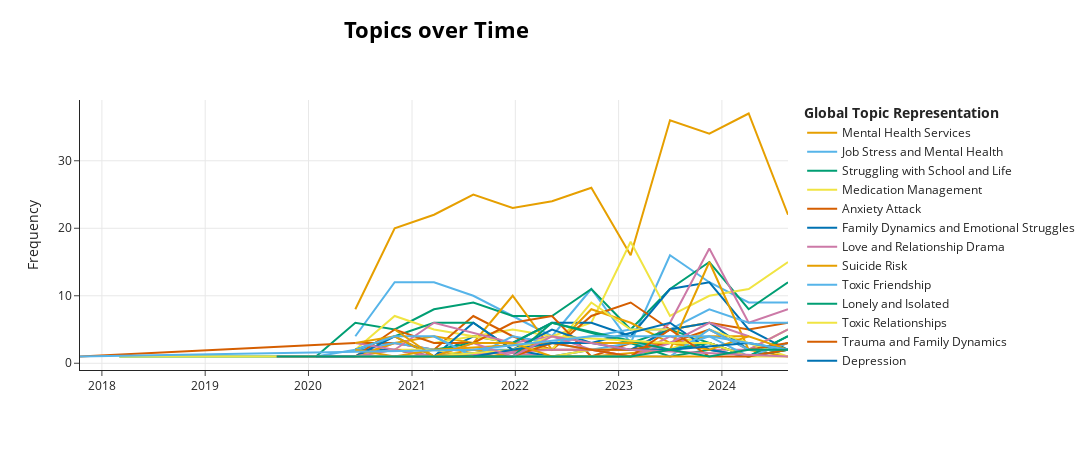

The notebook cell saved with this chart:
### Code cell
model.visualize_topics_over_time(topics_over_time,custom_labels=True)

### Figure 1 — Plotly figure (JSON) as saved in the notebook; plotly's stock layout.template omitted (floating-point values rounded to 4 significant figures)
{"data": [{"hoverinfo": "text", "hovertext": ["<b>Topic 0</b><br>Words: me, in, have, at, so", "<b>Topic 0</b><br>Words: me, in, have, so, at", "<b>Topic 0</b><br>Words: me, in, have, so, at", "<b>Topic 0</b><br>Words: me, in, have, at, so", "<b>Topic 0</b><br>Words: me, have, in, so, at", "<b>Topic 0</b><br>Words: me, in, have, at, so", "<b>Topic 0</b><br>Words: me, in, can, so, have", "<b>Topic 0</b><br>Words: me, have, in, so, can", "<b>Topic 0</b><br>Words: me, in, have, can, so", "<b>Topic 0</b><br>Words: me, in, have, can, so", "<b>Topic 0</b><br>Words: in, me, have, can, so", "<b>Topic 0</b><br>Words: me, have, in, so, at"], "marker": {"color": "#E69F00"}, "mode": "lines", "name": "Mental Health Services", "type": "scatter", "x": ["2020-06-14T15:00:00", "2020-10-31T15:00:00", "2021-03-19T15:00:00", "2021-08-05T15:00:00", "2021-12-22T15:00:00", "2022-05-10T15:00:00", "2022-09-26T15:00:00", "2023-02-12T15:00:00", "2023-07-01T15:00:00", "2023-11-17T15:00:00", "2024-04-04T15:00:00", "2024-08-21T15:00:00"], "y": [8, 20, 22, 25, 23, 24, 26, 16, 36, 34, 37, 22]}, {"hoverinfo": "text", "hovertext": ["<b>Topic 1</b><br>Words: me, in, have, so, up", "<b>Topic 1</b><br>Words: have, me, in, so, can", "<b>Topic 1</b><br>Words: have, in, me, at, so", "<b>Topic 1</b><br>Words: me, have, in, at, can", "<b>Topic 1</b><br>Words: have, me, in, so, out", "<b>Topic 1</b><br>Words: can, so, have, like, me", "<b>Topic 1</b><br>Words: have, me, in, so, job", "<b>Topic 1</b><br>Words: at, have, so, me, in", "<b>Topic 1</b><br>Words: me, in, have, so, at", "<b>Topic 1</b><br>Words: me, can, have, so, in", "<b>Topic 1</b><br>Words: in, have, me, at, so", "<b>Topic 1</b><br>Words: have, in, can, me, so"], "marker": {"color": "#56B4E9"}, "mode": "lines", "name": "Job Stress and Mental Health", "type": "scatter", "x": ["2020-06-14T15:00:00", "2020-10-31T15:00:00", "2021-03-19T15:00:00", "2021-08-05T15:00:00", "2021-12-22T15:00:00", "2022-05-10T15:00:00", "2022-09-26T15:00:00", "2023-02-12T15:00:00", "2023-07-01T15:00:00", "2023-11-17T15:00:00", "2024-04-04T15:00:00", "2024-08-21T15:00:00"], "y": [4, 12, 12, 10, 7, 4, 11, 3, 16, 12, 9, 9]}, {"hoverinfo": "text", "hovertext": ["<b>Topic 2</b><br>Words: in, have, at, can, out", "<b>Topic 2</b><br>Words: have, in, me, can, out", "<b>Topic 2</b><br>Words: have, in, me, so, at", "<b>Topic 2</b><br>Words: have, in, me, like, so", "<b>Topic 2</b><br>Words: in, me, have, so, can", "<b>Topic 2</b><br>Words: me, in, have, so, at", "<b>Topic 2</b><br>Words: have, in, me, like, so", "<b>Topic 2</b><br>Words: in, me, have, out, up", "<b>Topic 2</b><br>Words: in, have, can, me, so", "<b>Topic 2</b><br>Words: me, in, so, like, have", "<b>Topic 2</b><br>Words: in, so, me, have, at", "<b>Topic 2</b><br>Words: in, have, me, so, at", "<b>Topic 2</b><br>Words: have, so, in, me, can", "<b>Topic 2</b><br>Words: in, me, have, can, like"], "marker": {"color": "#009E73"}, "mode": "lines", "name": "Struggling with School and Life", "type": "scatter", "x": ["2018-03-03T15:00:00", "2020-01-27T15:00:00", "2020-06-14T15:00:00", "2020-10-31T15:00:00", "2021-03-19T15:00:00", "2021-08-05T15:00:00", "2021-12-22T15:00:00", "2022-05-10T15:00:00", "2022-09-26T15:00:00", "2023-02-12T15:00:00", "2023-07-01T15:00:00", "2023-11-17T15:00:00", "2024-04-04T15:00:00", "2024-08-21T15:00:00"], "y": [1, 1, 6, 5, 8, 9, 7, 7, 11, 5, 11, 15, 8, 12]}, {"hoverinfo": "text", "hovertext": ["<b>Topic 3</b><br>Words: in, at, as, have, can", "<b>Topic 3</b><br>Words: me, so, have, in, can", "<b>Topic 3</b><br>Words: me, at, in, so, have", "<b>Topic 3</b><br>Words: in, me, have, so, can", "<b>Topic 3</b><br>Words: me, so, in, have, can", "<b>Topic 3</b><br>Words: me, in, have, so, up", "<b>Topic 3</b><br>Words: me, in, have, so, like", "<b>Topic 3</b><br>Words: me, have, in, at, so", "<b>Topic 3</b><br>Words: me, in, so, few, have", "<b>Topic 3</b><br>Words: have, me, so, can, in", "<b>Topic 3</b><br>Words: me, in, have, so, can", "<b>Topic 3</b><br>Words: have, in, me, can, so"], "marker": {"color": "#F0E442"}, "mode": "lines", "name": "Medication Management", "type": "scatter", "x": ["2020-06-14T15:00:00", "2020-10-31T15:00:00", "2021-03-19T15:00:00", "2021-08-05T15:00:00", "2021-12-22T15:00:00", "2022-05-10T15:00:00", "2022-09-26T15:00:00", "2023-02-12T15:00:00", "2023-07-01T15:00:00", "2023-11-17T15:00:00", "2024-04-04T15:00:00", "2024-08-21T15:00:00"], "y": [2, 7, 5, 4, 5, 4, 6, 18, 7, 10, 11, 15]}, {"hoverinfo": "text", "hovertext": ["<b>Topic 4</b><br>Words: so, battle, in, unbelievably, surface", "<b>Topic 4</b><br>Words: me, can, so, have, few", "<b>Topic 4</b><br>Words: in, so, at, me, being", "<b>Topic 4</b><br>Words: have, in, me, can, out", "<b>Topic 4</b><br>Words: at, in, me, have, anxiety", "<b>Topic 4</b><br>Words: in, have, at, so, panic", "<b>Topic 4</b><br>Words: me, can, relax, tick, amp", "<b>Topic 4</b><br>Words: me, so, have, like, at", "<b>Topic 4</b><br>Words: in, me, so, at, up", "<b>Topic 4</b><br>Words: me, in, at, anxious, like", "<b>Topic 4</b><br>Words: me, have, in, at, can", "<b>Topic 4</b><br>Words: me, in, have, so, panic", "<b>Topic 4</b><br>Words: can, have, me, so, like"], "marker": {"color": "#D55E00"}, "mode": "lines", "name": "Anxiety Attack", "type": "scatter", "x": ["2017-10-15T15:00:00", "2020-06-14T15:00:00", "2020-10-31T15:00:00", "2021-03-19T15:00:00", "2021-08-05T15:00:00", "2021-12-22T15:00:00", "2022-05-10T15:00:00", "2022-09-26T15:00:00", "2023-02-12T15:00:00", "2023-07-01T15:00:00", "2023-11-17T15:00:00", "2024-04-04T15:00:00", "2024-08-21T15:00:00"], "y": [1, 3, 3, 2, 7, 4, 2, 7, 9, 5, 6, 5, 6]}, {"hoverinfo": "text", "hovertext": ["<b>Topic 5</b><br>Words: me, in, so, mom, like", "<b>Topic 5</b><br>Words: me, at, in, dad, have", "<b>Topic 5</b><br>Words: he, so, like, in, would", "<b>Topic 5</b><br>Words: me, in, so, at, he", "<b>Topic 5</b><br>Words: me, can, so, in, out", "<b>Topic 5</b><br>Words: me, in, have, at, so", "<b>Topic 5</b><br>Words: me, in, have, up, so", "<b>Topic 5</b><br>Words: in, me, have, he, at", "<b>Topic 5</b><br>Words: me, in, so, have, at", "<b>Topic 5</b><br>Words: me, in, have, at, mom", "<b>Topic 5</b><br>Words: me, can, have, so, in", "<b>Topic 5</b><br>Words: have, me, like, so, master"], "marker": {"color": "#0072B2"}, "mode": "lines", "name": "Family Dynamics and Emotional Struggles", "type": "scatter", "x": ["2020-06-14T15:00:00", "2020-10-31T15:00:00", "2021-03-19T15:00:00", "2021-08-05T15:00:00", "2021-12-22T15:00:00", "2022-05-10T15:00:00", "2022-09-26T15:00:00", "2023-02-12T15:00:00", "2023-07-01T15:00:00", "2023-11-17T15:00:00", "2024-04-04T15:00:00", "2024-08-21T15:00:00"], "y": [2, 2, 1, 4, 3, 6, 6, 4, 11, 12, 5, 2]}, {"hoverinfo": "text", "hovertext": ["<b>Topic 6</b><br>Words: so, me, have, can, nala", "<b>Topic 6</b><br>Words: out, so, like, over, he", "<b>Topic 6</b><br>Words: me, have, like, so, love", "<b>Topic 6</b><br>Words: can, have, love, enough, as", "<b>Topic 6</b><br>Words: me, can, at, in, so", "<b>Topic 6</b><br>Words: like, undisciplined, can, an, feeling", "<b>Topic 6</b><br>Words: me, in, over, as, have", "<b>Topic 6</b><br>Words: in, want, relationship, feel, title", "<b>Topic 6</b><br>Words: me, have, in, relationship, love", "<b>Topic 6</b><br>Words: me, so, have, in, can", "<b>Topic 6</b><br>Words: me, have, in, so, love", "<b>Topic 6</b><br>Words: me, in, like, have, so"], "marker": {"color": "#CC79A7"}, "mode": "lines", "name": "Love and Relationship Drama", "type": "scatter", "x": ["2019-09-10T15:00:00", "2020-06-14T15:00:00", "2020-10-31T15:00:00", "2021-03-19T15:00:00", "2021-08-05T15:00:00", "2022-05-10T15:00:00", "2022-09-26T15:00:00", "2023-02-12T15:00:00", "2023-07-01T15:00:00", "2023-11-17T15:00:00", "2024-04-04T15:00:00", "2024-08-21T15:00:00"], "y": [1, 1, 3, 2, 2, 1, 1, 1, 6, 17, 6, 8]}, {"hoverinfo": "text", "hovertext": ["<b>Topic 7</b><br>Words: me, at, have, being, so", "<b>Topic 7</b><br>Words: have, so, in, up, suicidal", "<b>Topic 7</b><br>Words: me, in, have, can, at", "<b>Topic 7</b><br>Words: me, have, in, can, so", "<b>Topic 7</b><br>Words: me, in, have, can, so", "<b>Topic 7</b><br>Words: me, have, out, in, want", "<b>Topic 7</b><br>Words: me, have, in, suicide, so", "<b>Topic 7</b><br>Words: in, me, have, being, can", "<b>Topic 7</b><br>Words: me, have, can, in, suicide", "<b>Topic 7</b><br>Words: me, can, in, have, at", "<b>Topic 7</b><br>Words: have, so, me, in, suicidal"], "marker": {"color": "#E69F00"}, "mode": "lines", "name": "Suicide Risk", "type": "scatter", "x": ["2020-06-14T15:00:00", "2020-10-31T15:00:00", "2021-03-19T15:00:00", "2021-08-05T15:00:00", "2021-12-22T15:00:00", "2022-05-10T15:00:00", "2022-09-26T15:00:00", "2023-02-12T15:00:00", "2023-07-01T15:00:00", "2023-11-17T15:00:00", "2024-04-04T15:00:00"], "y": [1, 3, 4, 3, 10, 2, 8, 6, 3, 4, 4]}, {"hoverinfo": "text", "hovertext": ["<b>Topic 8</b><br>Words: me, have, out, friend, like", "<b>Topic 8</b><br>Words: me, have, out, he, in", "<b>Topic 8</b><br>Words: me, in, like, so, have", "<b>Topic 8</b><br>Words: me, have, so, friend, help", "<b>Topic 8</b><br>Words: so, positivity, who, toxic, know", "<b>Topic 8</b><br>Words: me, can, like, so, in", "<b>Topic 8</b><br>Words: me, in, so, have, friend", "<b>Topic 8</b><br>Words: me, like, have, in, out", "<b>Topic 8</b><br>Words: me, in, have, like, so", "<b>Topic 8</b><br>Words: me, he, can, beta, friend", "<b>Topic 8</b><br>Words: me, have, friend, like, so"], "marker": {"color": "#56B4E9"}, "mode": "lines", "name": "Toxic Friendship", "type": "scatter", "x": ["2020-01-27T15:00:00", "2020-06-14T15:00:00", "2020-10-31T15:00:00", "2021-03-19T15:00:00", "2021-12-22T15:00:00", "2022-05-10T15:00:00", "2023-02-12T15:00:00", "2023-07-01T15:00:00", "2023-11-17T15:00:00", "2024-04-04T15:00:00", "2024-08-21T15:00:00"], "y": [1, 2, 3, 2, 2, 3, 5, 5, 8, 6, 6]}, {"hoverinfo": "text", "hovertext": ["<b>Topic 9</b><br>Words: me, so, feel, better, as", "<b>Topic 9</b><br>Words: so, in, me, have, can", "<b>Topic 9</b><br>Words: me, have, can, in, so", "<b>Topic 9</b><br>Words: in, me, have, lonely, loneliness", "<b>Topic 9</b><br>Words: me, have, out, in, lonely", "<b>Topic 9</b><br>Words: me, have, out, can, in", "<b>Topic 9</b><br>Words: me, so, can, have, being", "<b>Topic 9</b><br>Words: me, can, have, so, out", "<b>Topic 9</b><br>Words: me, have, in, so, like", "<b>Topic 9</b><br>Words: have, in, me, so, can", "<b>Topic 9</b><br>Words: me, have, in, at, want", "<b>Topic 9</b><br>Words: me, have, in, like, at"], "marker": {"color": "#009E73"}, "mode": "lines", "name": "Lonely and Isolated", "type": "scatter", "x": ["2020-06-14T15:00:00", "2020-10-31T15:00:00", "2021-03-19T15:00:00", "2021-08-05T15:00:00", "2021-12-22T15:00:00", "2022-05-10T15:00:00", "2022-09-26T15:00:00", "2023-02-12T15:00:00", "2023-07-01T15:00:00", "2023-11-17T15:00:00", "2024-04-04T15:00:00", "2024-08-21T15:00:00"], "y": [2, 4, 6, 6, 2, 3, 3, 3, 5, 3, 1, 4]}, {"hoverinfo": "text", "hovertext": ["<b>Topic 10</b><br>Words: me, in, so, people, at", "<b>Topic 10</b><br>Words: me, in, being, think, have", "<b>Topic 10</b><br>Words: me, can, people, who, have", "<b>Topic 10</b><br>Words: me, in, so, can, feel", "<b>Topic 10</b><br>Words: me, like, so, in, do", "<b>Topic 10</b><br>Words: me, like, in, people, up", "<b>Topic 10</b><br>Words: me, so, at, like, in", "<b>Topic 10</b><br>Words: me, so, like, praise, have", "<b>Topic 10</b><br>Words: have, so, me, in, being"], "marker": {"color": "#F0E442"}, "mode": "lines", "name": "Toxic Relationships", "type": "scatter", "x": ["2021-03-19T15:00:00", "2021-08-05T15:00:00", "2022-05-10T15:00:00", "2022-09-26T15:00:00", "2023-02-12T15:00:00", "2023-07-01T15:00:00", "2023-11-17T15:00:00", "2024-04-04T15:00:00", "2024-08-21T15:00:00"], "y": [3, 4, 2, 9, 5, 5, 6, 2, 5]}, {"hoverinfo": "text", "hovertext": ["<b>Topic 11</b><br>Words: me, in, so, have, up", "<b>Topic 11</b><br>Words: me, he, have, in, like", "<b>Topic 11</b><br>Words: me, in, so, at, have", "<b>Topic 11</b><br>Words: me, so, in, have, being", "<b>Topic 11</b><br>Words: me, in, so, have, at", "<b>Topic 11</b><br>Words: me, at, have, in, so", "<b>Topic 11</b><br>Words: in, me, at, football, an", "<b>Topic 11</b><br>Words: me, have, so, in, can", "<b>Topic 11</b><br>Words: me, can, jade, in, butterfly", "<b>Topic 11</b><br>Words: me, in, like, so, becky", "<b>Topic 11</b><br>Words: soo, me, up, do, house", "<b>Topic 11</b><br>Words: me, in, can, at, he"], "marker": {"color": "#D55E00"}, "mode": "lines", "name": "Trauma and Family Dynamics", "type": "scatter", "x": ["2020-06-14T15:00:00", "2020-10-31T15:00:00", "2021-03-19T15:00:00", "2021-08-05T15:00:00", "2021-12-22T15:00:00", "2022-05-10T15:00:00", "2022-09-26T15:00:00", "2023-02-12T15:00:00", "2023-07-01T15:00:00", "2023-11-17T15:00:00", "2024-04-04T15:00:00", "2024-08-21T15:00:00"], "y": [1, 5, 3, 3, 6, 7, 1, 3, 3, 3, 1, 3]}, {"hoverinfo": "text", "hovertext": ["<b>Topic 12</b><br>Words: so, at, me, can, an", "<b>Topic 12</b><br>Words: in, have, me, out, better", "<b>Topic 12</b><br>Words: think, positive, happens, me, few", "<b>Topic 12</b><br>Words: me, have, out, feel, like", "<b>Topic 12</b><br>Words: in, up, like, down, have", "<b>Topic 12</b><br>Words: so, bullshit, can, me, better", "<b>Topic 12</b><br>Words: in, out, like, think, few", "<b>Topic 12</b><br>Words: in, so, can, me, up", "<b>Topic 12</b><br>Words: have, me, in, out, at", "<b>Topic 12</b><br>Words: have, in, up, so, can", "<b>Topic 12</b><br>Words: have, being, as, me, at", "<b>Topic 12</b><br>Words: in, can, at, have, whole"], "marker": {"color": "#0072B2"}, "mode": "lines", "name": "Depression", "type": "scatter", "x": ["2020-06-14T15:00:00", "2020-10-31T15:00:00", "2021-03-19T15:00:00", "2021-08-05T15:00:00", "2021-12-22T15:00:00", "2022-05-10T15:00:00", "2022-09-26T15:00:00", "2023-02-12T15:00:00", "2023-07-01T15:00:00", "2023-11-17T15:00:00", "2024-04-04T15:00:00", "2024-08-21T15:00:00"], "y": [1, 4, 1, 6, 2, 1, 2, 2, 5, 6, 2, 2]}, {"hoverinfo": "text", "hovertext": ["<b>Topic 13</b><br>Words: me, art, can, so, at", "<b>Topic 13</b><br>Words: have, me, can, body, like", "<b>Topic 13</b><br>Words: so, have, ugly, me, at", "<b>Topic 13</b><br>Words: me, in, like, facial, beauty", "<b>Topic 13</b><br>Words: me, in, at, look, have", "<b>Topic 13</b><br>Words: can, me, have, beautiful, like", "<b>Topic 13</b><br>Words: me, so, like, ugly, in", "<b>Topic 13</b><br>Words: me, so, in, height, body", "<b>Topic 13</b><br>Words: have, me, ugly, can, an", "<b>Topic 13</b><br>Words: me, at, have, can, like", "<b>Topic 13</b><br>Words: me, in, have, ugly, being"], "marker": {"color": "#CC79A7"}, "mode": "lines", "name": "Body Dysmorphia and Low Self-Esteem", "type": "scatter", "x": ["2020-06-14T15:00:00", "2020-10-31T15:00:00", "2021-03-19T15:00:00", "2021-12-22T15:00:00", "2022-05-10T15:00:00", "2022-09-26T15:00:00", "2023-02-12T15:00:00", "2023-07-01T15:00:00", "2023-11-17T15:00:00", "2024-04-04T15:00:00", "2024-08-21T15:00:00"], "y": [3, 2, 6, 3, 4, 2, 1, 4, 2, 2, 5]}, {"hoverinfo": "text", "hovertext": ["<b>Topic 14</b><br>Words: me, in, out, vent, like", "<b>Topic 14</b><br>Words: me, have, in, can, vent", "<b>Topic 14</b><br>Words: in, can, have, me, an", "<b>Topic 14</b><br>Words: in, me, like, can, down", "<b>Topic 14</b><br>Words: in, me, so, ldr, can", "<b>Topic 14</b><br>Words: can, so, have, in, like", "<b>Topic 14</b><br>Words: me, in, so, have, out", "<b>Topic 14</b><br>Words: can, me, have, want, out", "<b>Topic 14</b><br>Words: have, me, can, vent, in", "<b>Topic 14</b><br>Words: somebody, have, at, me, need", "<b>Topic 14</b><br>Words: do, can, me, think, vent"], "marker": {"color": "#E69F00"}, "mode": "lines", "name": "Mental Health Struggles", "type": "scatter", "x": ["2020-06-14T15:00:00", "2020-10-31T15:00:00", "2021-03-19T15:00:00", "2021-08-05T15:00:00", "2021-12-22T15:00:00", "2022-05-10T15:00:00", "2022-09-26T15:00:00", "2023-07-01T15:00:00", "2023-11-17T15:00:00", "2024-04-04T15:00:00", "2024-08-21T15:00:00"], "y": [3, 4, 1, 2, 1, 1, 1, 2, 15, 2, 1]}, {"hoverinfo": "text", "hovertext": ["<b>Topic 15</b><br>Words: have, in, me, can, body", "<b>Topic 15</b><br>Words: me, have, can, like, in", "<b>Topic 15</b><br>Words: me, can, in, so, like", "<b>Topic 15</b><br>Words: me, have, control, like, can", "<b>Topic 15</b><br>Words: in, have, me, can, so", "<b>Topic 15</b><br>Words: can, in, me, have, like", "<b>Topic 15</b><br>Words: me, glass, in, can, like", "<b>Topic 15</b><br>Words: me, in, have, can, so", "<b>Topic 15</b><br>Words: me, in, can, like, out", "<b>Topic 15</b><br>Words: can, have, me, like, at", "<b>Topic 15</b><br>Words: me, have, in, like, feel", "<b>Topic 15</b><br>Words: so, me, can, like, in"], "marker": {"color": "#56B4E9"}, "mode": "lines", "name": "Mental Health Struggles", "type": "scatter", "x": ["2020-06-14T15:00:00", "2020-10-31T15:00:00", "2021-03-19T15:00:00", "2021-08-05T15:00:00", "2021-12-22T15:00:00", "2022-05-10T15:00:00", "2022-09-26T15:00:00", "2023-02-12T15:00:00", "2023-07-01T15:00:00", "2023-11-17T15:00:00", "2024-04-04T15:00:00", "2024-08-21T15:00:00"], "y": [2, 4, 4, 1, 4, 3, 2, 3, 2, 4, 1, 3]}, {"hoverinfo": "text", "hovertext": ["<b>Topic 16</b><br>Words: whoopsy, daisy, have, oops, listens", "<b>Topic 16</b><br>Words: up, feeling, today, few, can", "<b>Topic 16</b><br>Words: me, in, miss, have, feel", "<b>Topic 16</b><br>Words: in, miss, have, up, bsf", "<b>Topic 16</b><br>Words: miss, so, me, in, as", "<b>Topic 16</b><br>Words: in, me, out, so, bout", "<b>Topic 16</b><br>Words: me, in, bowl, miss, super", "<b>Topic 16</b><br>Words: grief, so, me, nanny, stroke", "<b>Topic 16</b><br>Words: so, in, miss, have, being"], "marker": {"color": "#009E73"}, "mode": "lines", "name": "Grief and Loss", "type": "scatter", "x": ["2021-03-19T15:00:00", "2021-08-05T15:00:00", "2021-12-22T15:00:00", "2022-05-10T15:00:00", "2023-02-12T15:00:00", "2023-07-01T15:00:00", "2023-11-17T15:00:00", "2024-04-04T15:00:00", "2024-08-21T15:00:00"], "y": [2, 3, 3, 6, 3, 1, 2, 1, 4]}, {"hoverinfo": "text", "hovertext": ["<b>Topic 17</b><br>Words: down, have, me, want, up", "<b>Topic 17</b><br>Words: have, in, me, so, can", "<b>Topic 17</b><br>Words: in, so, at, truck, out", "<b>Topic 17</b><br>Words: me, in, at, rich, so", "<b>Topic 17</b><br>Words: in, have, out, sister, can", "<b>Topic 17</b><br>Words: have, so, like, in, me", "<b>Topic 17</b><br>Words: me, have, in, up, so", "<b>Topic 17</b><br>Words: in, at, have, me, world", "<b>Topic 17</b><br>Words: so, have, can, me, in", "<b>Topic 17</b><br>Words: me, in, an, can, at", "<b>Topic 17</b><br>Words: in, me, so, have, can", "<b>Topic 17</b><br>Words: me, have, can, in, out", "<b>Topic 17</b><br>Words: in, have, so, at, me"], "marker": {"color": "#F0E442"}, "mode": "lines", "name": "Mental Health Struggles", "type": "scatter", "x": ["2018-03-03T15:00:00", "2020-06-14T15:00:00", "2020-10-31T15:00:00", "2021-03-19T15:00:00", "2021-08-05T15:00:00", "2021-12-22T15:00:00", "2022-05-10T15:00:00", "2022-09-26T15:00:00", "2023-02-12T15:00:00", "2023-07-01T15:00:00", "2023-11-17T15:00:00", "2024-04-04T15:00:00", "2024-08-21T15:00:00"], "y": [1, 1, 2, 2, 1, 1, 1, 2, 2, 2, 5, 3, 1]}, {"hoverinfo": "text", "hovertext": ["<b>Topic 18</b><br>Words: have, in, us, ocd, vital", "<b>Topic 18</b><br>Words: have, ocd, at, over, in", "<b>Topic 18</b><br>Words: ocd, like, have, schizophrenia, anxiety", "<b>Topic 18</b><br>Words: me, in, ocd, testimony, god", "<b>Topic 18</b><br>Words: at, in, ocd, have, me", "<b>Topic 18</b><br>Words: can, in, so, have, ocd", "<b>Topic 18</b><br>Words: at, me, ocd, have, can", "<b>Topic 18</b><br>Words: have, ocd, me, in, at", "<b>Topic 18</b><br>Words: me, have, can, ocd, like", "<b>Topic 18</b><br>Words: in, have, can, ocd, so"], "marker": {"color": "#D55E00"}, "mode": "lines", "name": "OCD and Eating Disorder", "type": "scatter", "x": ["2020-10-31T15:00:00", "2021-03-19T15:00:00", "2021-08-05T15:00:00", "2021-12-22T15:00:00", "2022-09-26T15:00:00", "2023-02-12T15:00:00", "2023-07-01T15:00:00", "2023-11-17T15:00:00", "2024-04-04T15:00:00", "2024-08-21T15:00:00"], "y": [2, 1, 1, 2, 2, 2, 3, 5, 2, 3]}, {"hoverinfo": "text", "hovertext": ["<b>Topic 19</b><br>Words: can, wall, purpleish, out, swollen", "<b>Topic 19</b><br>Words: me, cuz, mental, empathy, tho", "<b>Topic 19</b><br>Words: me, in, so, at, can", "<b>Topic 19</b><br>Words: me, have, at, anger, in", "<b>Topic 19</b><br>Words: me, in, up, have, at", "<b>Topic 19</b><br>Words: me, in, can, have, out", "<b>Topic 19</b><br>Words: me, in, have, so, at", "<b>Topic 19</b><br>Words: me, out, help, at, can", "<b>Topic 19</b><br>Words: me, have, so, in, an"], "marker": {"color": "#0072B2"}, "mode": "lines", "name": "Anger Management", "type": "scatter", "x": ["2020-01-27T15:00:00", "2021-03-19T15:00:00", "2021-12-22T15:00:00", "2022-05-10T15:00:00", "2022-09-26T15:00:00", "2023-07-01T15:00:00", "2023-11-17T15:00:00", "2024-04-04T15:00:00", "2024-08-21T15:00:00"], "y": [1, 1, 2, 5, 3, 6, 2, 1, 2]}, {"hoverinfo": "text", "hovertext": ["<b>Topic 20</b><br>Words: can, help, so, an, want", "<b>Topic 20</b><br>Words: skinny, me, at, have, weight", "<b>Topic 20</b><br>Words: weight, so, me, in, have", "<b>Topic 20</b><br>Words: can, have, energy, kg, weight", "<b>Topic 20</b><br>Words: have, in, me, weight, up", "<b>Topic 20</b><br>Words: weight, in, dosage, can, me", "<b>Topic 20</b><br>Words: me, have, weight, in, being", "<b>Topic 20</b><br>Words: have, in, weight, me, body", "<b>Topic 20</b><br>Words: me, in, so, have, eat"], "marker": {"color": "#CC79A7"}, "mode": "lines", "name": "Eating Disorder", "type": "scatter", "x": ["2020-06-14T15:00:00", "2020-10-31T15:00:00", "2021-03-19T15:00:00", "2022-05-10T15:00:00", "2022-09-26T15:00:00", "2023-02-12T15:00:00", "2023-07-01T15:00:00", "2023-11-17T15:00:00", "2024-04-04T15:00:00"], "y": [1, 2, 1, 2, 2, 1, 3, 6, 4]}, {"hoverinfo": "text", "hovertext": ["<b>Topic 21</b><br>Words: being, in, me, felt, happiness", "<b>Topic 21</b><br>Words: so, birthday, me, considerably, off", "<b>Topic 21</b><br>Words: have, so, feel, can, sadness", "<b>Topic 21</b><br>Words: me, in, like, so, have", "<b>Topic 21</b><br>Words: me, out, like, at, celebrate", "<b>Topic 21</b><br>Words: have, feel, happiness, happy, like", "<b>Topic 21</b><br>Words: have, so, like, happy, feel", "<b>Topic 21</b><br>Words: so, at, me, have, feel"], "marker": {"color": "#E69F00"}, "mode": "lines", "name": "Happiness and Birthday Blues", "type": "scatter", "x": ["2020-06-14T15:00:00", "2020-10-31T15:00:00", "2021-03-19T15:00:00", "2022-05-10T15:00:00", "2023-07-01T15:00:00", "2023-11-17T15:00:00", "2024-04-04T15:00:00", "2024-08-21T15:00:00"], "y": [2, 1, 2, 3, 3, 2, 4, 2]}, {"hoverinfo": "text", "hovertext": ["<b>Topic 22</b><br>Words: sleep, up, so, awake, me", "<b>Topic 22</b><br>Words: tmr, have, so, awake, schedule", "<b>Topic 22</b><br>Words: can, sleep, like, nightlight, saying", "<b>Topic 22</b><br>Words: dae, sleep, forever, low, suicidal", "<b>Topic 22</b><br>Words: have, sleep, me, insomnia, till", "<b>Topic 22</b><br>Words: so, asleep, sleep, fall, being", "<b>Topic 22</b><br>Words: sleep, insomnia, can, in, me", "<b>Topic 22</b><br>Words: sleep, in, so, antsy, can", "<b>Topic 22</b><br>Words: sleep, so, insomnia, think, can"], "marker": {"color": "#56B4E9"}, "mode": "lines", "name": "Insomnia", "type": "scatter", "x": ["2021-03-19T15:00:00", "2021-08-05T15:00:00", "2021-12-22T15:00:00", "2022-05-10T15:00:00", "2022-09-26T15:00:00", "2023-07-01T15:00:00", "2023-11-17T15:00:00", "2024-04-04T15:00:00", "2024-08-21T15:00:00"], "y": [4, 1, 1, 1, 1, 1, 5, 2, 2]}, {"hoverinfo": "text", "hovertext": ["<b>Topic 23</b><br>Words: me, in, so, being, out", "<b>Topic 23</b><br>Words: at, can, have, me, in", "<b>Topic 23</b><br>Words: me, in, so, out, at", "<b>Topic 23</b><br>Words: me, have, in, so, can", "<b>Topic 23</b><br>Words: me, have, in, at, like", "<b>Topic 23</b><br>Words: like, at, me, have, in", "<b>Topic 23</b><br>Words: me, in, have, being, saying", "<b>Topic 23</b><br>Words: in, at, me, have, so"], "marker": {"color": "#009E73"}, "mode": "lines", "name": "Menopause and Social Isolation", "type": "scatter", "x": ["2020-10-31T15:00:00", "2021-08-05T15:00:00", "2021-12-22T15:00:00", "2022-05-10T15:00:00", "2023-07-01T15:00:00", "2023-11-17T15:00:00", "2024-04-04T15:00:00", "2024-08-21T15:00:00"], "y": [1, 1, 1, 6, 2, 3, 1, 2]}, {"hoverinfo": "text", "hovertext": ["<b>Topic 24</b><br>Words: bpd, in, so, want, next", "<b>Topic 24</b><br>Words: have, in, bpd, feel, at", "<b>Topic 24</b><br>Words: me, have, bpd, help, in", "<b>Topic 24</b><br>Words: me, bpd, have, so, in", "<b>Topic 24</b><br>Words: me, bpd, in, so, have", "<b>Topic 24</b><br>Words: me, bpd, so, in, have", "<b>Topic 24</b><br>Words: like, bpd, can, me, at", "<b>Topic 24</b><br>Words: have, can, bpd, out, like"], "marker": {"color": "#F0E442"}, "mode": "lines", "name": "BPD (Borderline Personality Disorder)", "type": "scatter", "x": ["2020-06-14T15:00:00", "2021-03-19T15:00:00", "2021-12-22T15:00:00", "2022-05-10T15:00:00", "2023-07-01T15:00:00", "2023-11-17T15:00:00", "2024-04-04T15:00:00", "2024-08-21T15:00:00"], "y": [1, 1, 2, 4, 3, 3, 1, 1]}, {"hoverinfo": "text", "hovertext": ["<b>Topic 25</b><br>Words: me, in, have, up, so", "<b>Topic 25</b><br>Words: so, help, adhd, have, can", "<b>Topic 25</b><br>Words: felt, can, at, few, in", "<b>Topic 25</b><br>Words: have, me, in, adhd, can", "<b>Topic 25</b><br>Words: have, at, can, me, so", "<b>Topic 25</b><br>Words: have, in, adhd, so, me", "<b>Topic 25</b><br>Words: adhd, have, in, assessment, he", "<b>Topic 25</b><br>Words: me, have, adhd, tell, can", "<b>Topic 25</b><br>Words: have, adhd, screening, up, like"], "marker": {"color": "#D55E00"}, "mode": "lines", "name": "ADHD Struggle", "type": "scatter", "x": ["2021-03-19T15:00:00", "2021-08-05T15:00:00", "2021-12-22T15:00:00", "2022-05-10T15:00:00", "2023-02-12T15:00:00", "2023-07-01T15:00:00", "2023-11-17T15:00:00", "2024-04-04T15:00:00", "2024-08-21T15:00:00"], "y": [1, 1, 1, 3, 1, 5, 1, 1, 2]}, {"hoverinfo": "text", "hovertext": ["<b>Topic 26</b><br>Words: at, in, out, so, like", "<b>Topic 26</b><br>Words: in, me, have, therapist, problem", "<b>Topic 26</b><br>Words: me, in, like, so, therapist", "<b>Topic 26</b><br>Words: in, me, at, out, therapist", "<b>Topic 26</b><br>Words: in, have, me, can, therapist", "<b>Topic 26</b><br>Words: therapy, at, think, feel, therapist", "<b>Topic 26</b><br>Words: can, in, up, chatgpt, therapist"], "marker": {"color": "#0072B2"}, "mode": "lines", "name": "Mental Health Therapy Struggles", "type": "scatter", "x": ["2021-08-05T15:00:00", "2022-05-10T15:00:00", "2022-09-26T15:00:00", "2023-02-12T15:00:00", "2023-07-01T15:00:00", "2024-04-04T15:00:00", "2024-08-21T15:00:00"], "y": [1, 3, 3, 2, 2, 3, 2]}, {"hoverinfo": "text", "hovertext": ["<b>Topic 27</b><br>Words: have, so, can, want, hurt", "<b>Topic 27</b><br>Words: have, in, self, morphs, me", "<b>Topic 27</b><br>Words: can, at, in, so, harm", "<b>Topic 27</b><br>Words: have, me, few, at, forearm", "<b>Topic 27</b><br>Words: me, so, want, he, cut", "<b>Topic 27</b><br>Words: better, so, amszing, nope, harm", "<b>Topic 27</b><br>Words: can, me, harm, self, an", "<b>Topic 27</b><br>Words: in, so, have, can, harm", "<b>Topic 27</b><br>Words: anymore, like, so, low, sucidal"], "marker": {"color": "#CC79A7"}, "mode": "lines", "name": "Self-harm", "type": "scatter", "x": ["2019-09-10T15:00:00", "2020-06-14T15:00:00", "2020-10-31T15:00:00", "2021-03-19T15:00:00", "2021-08-05T15:00:00", "2021-12-22T15:00:00", "2022-05-10T15:00:00", "2023-02-12T15:00:00", "2024-08-21T15:00:00"], "y": [1, 1, 1, 1, 3, 1, 4, 2, 1]}, {"hoverinfo": "text", "hovertext": ["<b>Topic 28</b><br>Words: have, up, pandemic, out, in", "<b>Topic 28</b><br>Words: con, in, up, better, craving", "<b>Topic 28</b><br>Words: in, have, pandemic, up, so", "<b>Topic 28</b><br>Words: me, have, in, so, pandemic", "<b>Topic 28</b><br>Words: early, pandemic, like, socialization, in", "<b>Topic 28</b><br>Words: like, can, chaos, pandemic, calm"], "marker": {"color": "#E69F00"}, "mode": "lines", "name": "Pandemic Mental Health Crisis", "type": "scatter", "x": ["2020-10-31T15:00:00", "2021-03-19T15:00:00", "2021-08-05T15:00:00", "2021-12-22T15:00:00", "2022-05-10T15:00:00", "2023-11-17T15:00:00"], "y": [5, 1, 3, 3, 1, 1]}, {"hoverinfo": "text", "hovertext": ["<b>Topic 29</b><br>Words: over, can, out, valentine, freak", "<b>Topic 29</b><br>Words: christmas, season, like, happy, me", "<b>Topic 29</b><br>Words: christmas, up, me, in, have", "<b>Topic 29</b><br>Words: christmas, me, can, at, have", "<b>Topic 29</b><br>Words: so, up, christmas, have, me"], "marker": {"color": "#56B4E9"}, "mode": "lines", "name": "Christmas Blues", "type": "scatter", "x": ["2017-10-15T15:00:00", "2021-08-05T15:00:00", "2022-09-26T15:00:00", "2023-11-17T15:00:00", "2024-08-21T15:00:00"], "y": [1, 2, 4, 4, 2]}, {"hoverinfo": "text", "hovertext": ["<b>Topic 30</b><br>Words: me, in, at, have, so", "<b>Topic 30</b><br>Words: me, amp, in, at, up", "<b>Topic 30</b><br>Words: me, have, in, out, so", "<b>Topic 30</b><br>Words: me, at, have, though, in", "<b>Topic 30</b><br>Words: in, have, me, amp, so", "<b>Topic 30</b><br>Words: closer, sobriety, can, in, philosophy", "<b>Topic 30</b><br>Words: in, have, up, an, amp", "<b>Topic 30</b><br>Words: have, loose, gutted, over, il"], "marker": {"color": "#009E73"}, "mode": "lines", "name": "Mental Health Struggles", "type": "scatter", "x": ["2019-09-10T15:00:00", "2020-06-14T15:00:00", "2022-09-26T15:00:00", "2023-02-12T15:00:00", "2023-07-01T15:00:00", "2023-11-17T15:00:00", "2024-04-04T15:00:00", "2024-08-21T15:00:00"], "y": [1, 1, 1, 1, 2, 1, 2, 2]}], "layout": {"height": 450, "hoverlabel": {"bgcolor": "white", "font": {"family": "Rockwell", "size": 16}}, "legend": {"title": {"text": "<b>Global Topic Representation"}}, "title": {"font": {"color": "Black", "size": 22}, "text": "<b>Topics over Time</b>", "x": 0.4, "xanchor": "center", "y": 0.95, "yanchor": "top"}, "width": 1250, "xaxis": {"showgrid": true}, "yaxis": {"showgrid": true, "title": {"text": "Frequency"}}}}
